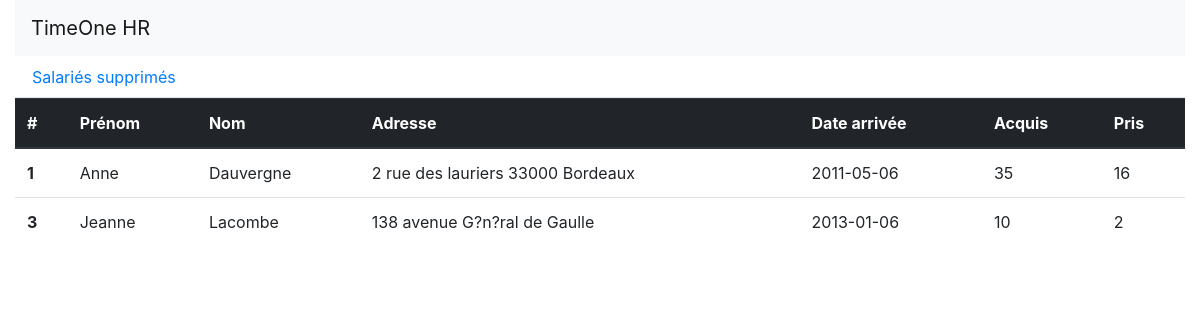
Page /v5/index.php on the committed database.
### tables this page shows
CREATE TABLE IF NOT EXISTS `salaries` (
  `id` int(10) UNSIGNED NOT NULL AUTO_INCREMENT,
  `firstName` varchar(30) NOT NULL,
  `lastName` varchar(30) NOT NULL,
  `address` varchar(200) NOT NULL,
  `dateBegin` date NOT NULL,
  `dateEnd` date NOT NULL,
  `isDeleted` tinyint(1) NOT NULL DEFAULT '0',
  PRIMARY KEY (`id`)
);

CREATE TABLE IF NOT EXISTS `conges` (
  `salaries_id` int(10) UNSIGNED NOT NULL,
  `acquis` tinyint(4) NOT NULL COMMENT 'Nombre de jour de cong?s disponible pour l''ann?e en cours',
  `pris` tinyint(4) NOT NULL COMMENT 'Nombre de jour de cong?s pris sur l''ann?e en cours',
  UNIQUE KEY `salaries_id` (`salaries_id`)
);

### v5/index.php (the view)
<?php
require '..\db.php';
include '..\header.php';
?>
<ul class="nav nav-tabs" role="tablist">
    <li class="nav-item">
        <a class="nav-link" href="#references" role="tab" data-toggle="tab">Salariés supprimés</a>
    </li>
</ul>
<div class="tab-content">
    <div role="tabpanel" class="tab-pane fade show active" id="references">
        <?php
        $full = $connexion->query("SELECT * FROM salaries RIGHT JOIN conges ON salaries.id = conges.salaries_id WHERE salaries.isDeleted=true");
        $full->setFetchMode(PDO::FETCH_OBJ);
        ?>
        <div role="tabpanel" class="tab-pane fade show active" id="salaries">
            <table class="table">
                <thead class="thead-dark">
                <tr>
                    <th scope="col">#</th>
                    <th scope="col">Prénom</th>
                    <th scope="col">Nom</th>
                    <th scope="col">Adresse</th>
                    <th scope="col">Date arrivée</th>
                    <th scope="col">Acquis</th>
                    <th scope="col">Pris</th>
                </tr>
                </thead>
                <tbody>
                <?php
                while($salarie = $full->fetch()) {
                    if ($salarie->isDeleted) {
                        ?>
                        <tr>
                            <th scope="row"> <?php echo $salarie->id; ?> </th>
                            <td> <?php echo $salarie->firstName; ?> </td>
                            <td> <?php echo $salarie->lastName; ?> </td>
                            <td> <?php echo $salarie->address; ?> </td>
                            <td> <?php echo $salarie->dateBegin; ?> </td>
                            <td> <?php echo $salarie->acquis; ?> </td>
                            <td> <?php echo $salarie->pris; ?> </td>
                        </tr>
                        <?php
                    }
                }
                ?>
                </tbody>
            </table>
        </div>
    </div>
</div>
<?php include '..\footer.php'; ?>

### rows in the picture
salaries: id "1", firstName "Anne", lastName "Dauvergne", address "2 rue des lauriers 33000 Bordeaux", dateBegin "2011-05-06", conges.acquis "35", conges.pris "16"
salaries: id "3", firstName "Jeanne", lastName "Lacombe", address "138 avenue G?n?ral de Gaulle", dateBegin "2013-01-06", conges.acquis "10", conges.pris "2"
